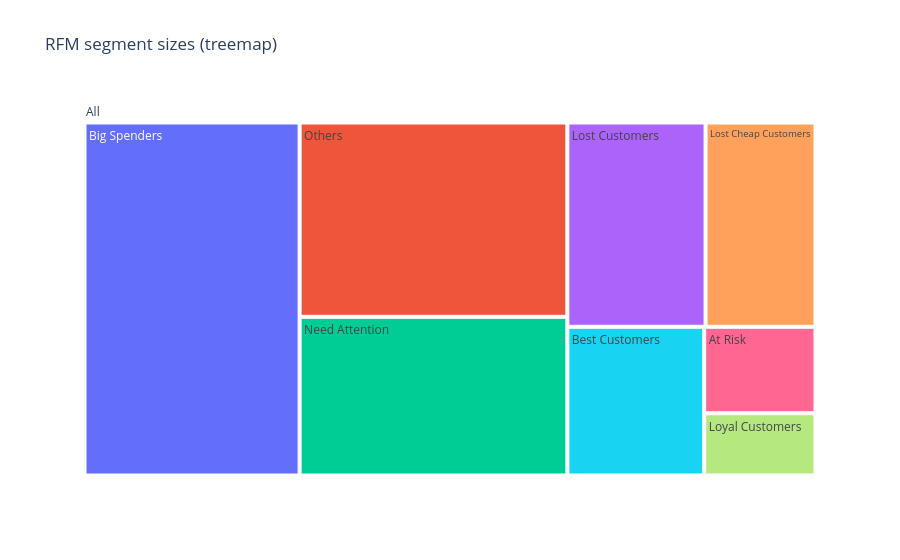

Source (notebook cell):
### Code cell
# Optional: Treemap of segment sizes (Plotly; root "All" for valid hierarchy)
labels = ["All"] + segment_counts.index.tolist()
parents = [""] + ["All"] * len(segment_counts)
values = [0] + segment_counts.values.tolist()
fig_treemap = go.Figure(go.Treemap(labels=labels, parents=parents, values=values))
fig_treemap.update_layout(title="RFM segment sizes (treemap)")
fig_treemap.write_html(OUTPUT_DIR / "rfm_segment_treemap.html")
fig_treemap.show()

### Figure 1 — Plotly figure (JSON) as saved in the notebook; plotly's stock layout.template omitted (floating-point values rounded to 4 significant figures)
{"data": [{"labels": ["All", "Big Spenders", "Others", "Need Attention", "Lost Customers", "Lost Cheap Customers", "Best Customers", "At Risk", "Loyal Customers"], "parents": ["", "All", "All", "All", "All", "All", "All", "All", "All"], "type": "treemap", "values": [0, 141308, 96824, 79045, 52544, 41790, 37873, 17910, 12895]}], "layout": {"title": {"text": "RFM segment sizes (treemap)"}}}
